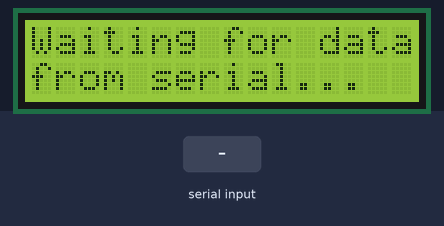
A sketch run on a simulated Arduino Uno, built with avr-gcc and run on an emulated ATmega328P. Parts: 16×2 character LCD. The test bench sets the inputs (shaded band). What the sketch prints to the serial monitor is not drawn.

Above: at 1.2 s.
1.3 s: "1\n" received over Serial
At 1.9 s:
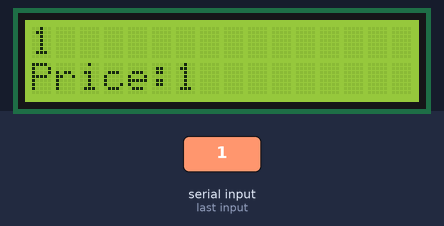
2.8 s: "0\n" received over Serial
At 3.1 s:
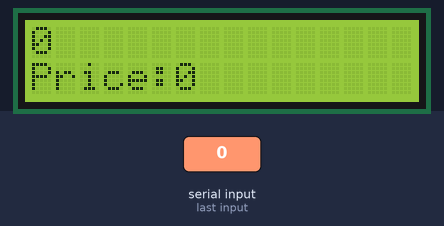
4.3 s: "RESET\n" received over Serial
At 5.7 s:
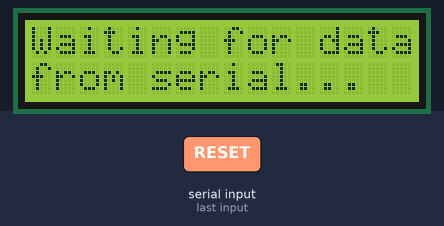
Timing chart, 0 to 7.3 s (numbered marks = the images above; inputs shaded):
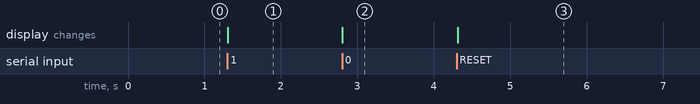

The sketch:

arduino.ino
```cpp
#include <LiquidCrystal.h>

LiquidCrystal lcd(8, 9, 4, 5, 6, 7);  // Adjust pins based on your setup

void setup() {
  Serial.begin(9600);
  lcd.begin(16, 2);

  lcd.setCursor(0, 0);
  lcd.print("Waiting for data");
  lcd.setCursor(0, 1);
  lcd.print("from serial...");
}

void loop() {
  if (Serial.available()) {

    String message = Serial.readStringUntil('\n');

    if (message == "RESET") {
        lcd.clear();
        lcd.setCursor(0, 0);
        lcd.print("Waiting for data");
        lcd.setCursor(0, 1);
        lcd.print("from serial...");
        Serial.println("Reset received. Waiting for data from serial...");
    } else {
        Serial.println("Received: " + message);

        if (message.length() > 0) {
            int commaIndex = message.indexOf(',');
            String name = message.substring(0, commaIndex);
            String price = message.substring(commaIndex + 1);
            lcd.clear();
            lcd.setCursor(0, 0);
            lcd.print(name);
            lcd.setCursor(0, 1);
            lcd.print("Price:");
            lcd.print(price);
        }
    }
  }
}
```

Measured:
- after the input at 1.3 s, the display: changes at once (image 1)
- after the input at 2.8 s, the display: changes at once (image 2)
- after the input at 4.3 s, the display: changes at once (image 3)
